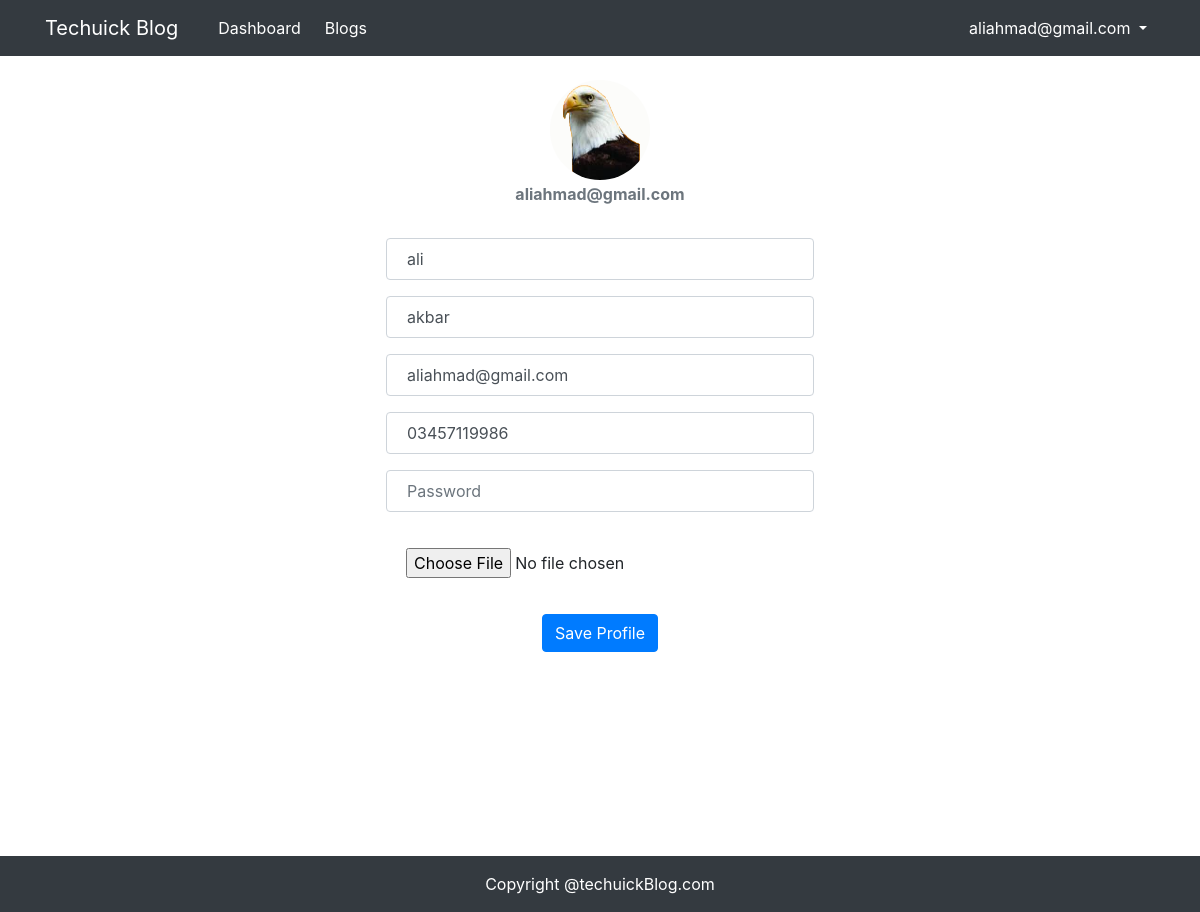
/users/profile.php (signed in), run on the app's committed database.
### tables this page shows
CREATE TABLE IF NOT EXISTS `users` (
  `id` int(11) UNSIGNED NOT NULL AUTO_INCREMENT,
  `firstname` varchar(50) NOT NULL,
  `lastname` varchar(50) NOT NULL,
  `email` varchar(50) NOT NULL,
  `phone` varchar(30) NOT NULL,
  `profile_pic` varchar(255) DEFAULT NULL,
  `password` char(32) NOT NULL,
  `created_at` datetime NOT NULL DEFAULT current_timestamp(),
  `updated_at` datetime DEFAULT NULL,
  `role_id` int(11) UNSIGNED DEFAULT NULL,
  PRIMARY KEY (`id`),
  UNIQUE KEY `email` (`email`),
  KEY `role_id` (`role_id`)
);

### users/profile.php (the view, shortened to what this page needs)
<!DOCTYPE html>
<html lang="en">
<head>
	<link rel="stylesheet" href="../assets/bootstrap/css/bootstrap.min.css">
	<link rel="stylesheet" href="../assets/css/index.css">
	<link rel="stylesheet" href="../assets/css/userProfile.css">
</head>
<body>
	<?php include("../partials/header.php"); ?>
	<?php include("../connection.php"); ?>
	<?php
		$sql="SELECT * FROM users WHERE id={$_SESSION['USER-ID']}";
		$res=mysqli_query($conn,$sql);
		$row=mysqli_fetch_assoc($res);
	?>
	<div class="container min-vh-100">
		<div class="row justify-content-center">
			<div class="col-6">
				<div id="profile">
				<div id="header">
					<img src="<?php echo "../".$row['profile_pic']; ?>" alt="">
					<strong class="text-muted"><?php echo $row['email']; ?></strong>
				</div>
				<div id="body">
				<form action="../database/updateProfile.php" method="post" enctype="multipart/form-data">
                    <div class="form-group">
                        <input type="text" name="firstname" placeholder="Firstname" class="form-control" value="<?php echo $row['firstname']; ?>">
                    </div>
                    <div class="form-group">
                        <input type="text" name="lastname" placeholder="Lastname" class="form-control" value="<?php echo $row['lastname']; ?>">
                    </div>
					<div class="form-group">
                        <input type="text" name="email" placeholder="Email Address" class="form-control"
							   value="<?php echo $row['email']; ?>">
                    </div>
					<div class="form-group">
                        <input type="text" name="phone" placeholder="Phone" class="form-control"
							   value="<?php echo $row['phone']; ?>">
                    </div>
					<div class="form-group">
                        <input type="password" name="password" placeholder="Password" class="form-control">
                    </div>
					<div class="form-group">
						<input type="file" name="profile_pic" id="" class="form-control-file">
					</div>
                    <div class="form-group text-center">
                        <button type="submit" name="profileupdate" class="btn btn-primary">
							Save Profile
						</button>
                    </div>
                </form>
				</div>
				</div>
		  </div>
	  </div>
</div>
	<?php  include_once("../partials/footer.php"); ?>
</body>
</html>

### assets/css/userProfile.css (style rules this page uses)
#profile { padding: 1.5rem; }
#header { text-align: center; }
#header >img { height: 100px; width: 100px; border-radius: 50%; display: block; margin: auto; margin-bottom: 2px; }
#body { padding: 2rem; }
#body form input { padding: 20px; }

### data on the page
users: profile_pic (picture), email "aliahmad@gmail.com", firstname "ali", lastname "akbar", phone "03457119986"

### other printed values
$_SESSION['USER-NAME'] "aliahmad@gmail.com"
